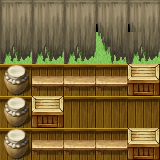

Below is a game level as drawn by its tile map, then a one-line description and the .tmx that defines it (tile-layer data replaced by summaries):
An orthogonal 5x5 tile map with 32x32 px tiles, 2 tile layers (Capa de Patrones 1, Capa de patrones 2), 3 tilesets.

<map version="1.0" tiledversion="1.1.4" orientation="orthogonal" renderorder="right-down" width="5" height="5" tilewidth="32" tileheight="32" infinite="0" nextobjectid="1">
 <tileset firstgid="1" source="Inside_B.tsx" />
 <tileset firstgid="257" source="Inside_A4.tsx" />
 <tileset firstgid="497" source="Outside_A2.tsx" />
 <layer name="Capa de Patrones 1" width="5" height="5">
  <data>[25 cells, 20 non-empty, 2 distinct tile ids]</data>
 </layer>
 <layer name="Capa de patrones 2" width="5" height="5">
  <data>[25 cells, 22 non-empty, 7 distinct tile ids]</data>
 </layer>
</map>
